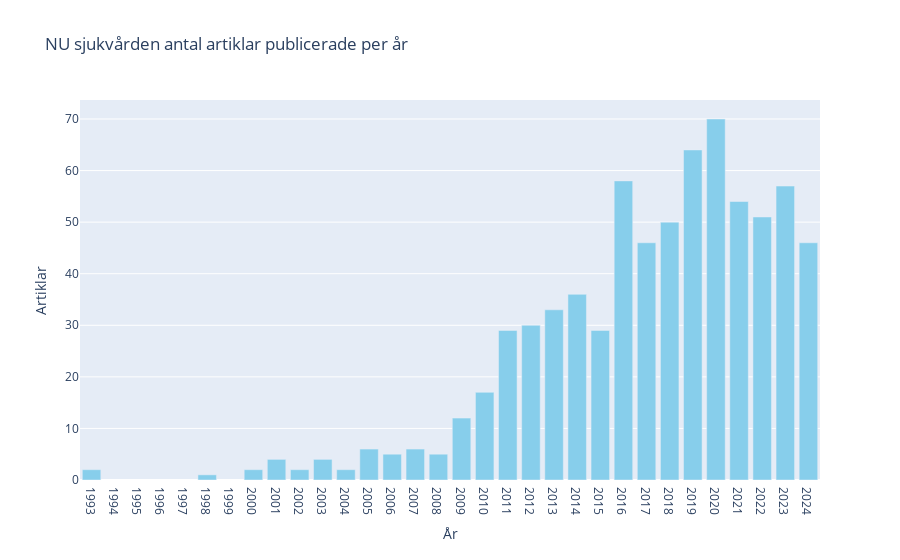

Source (notebook cell):
### Code cell
import pandas as pd
import plotly.express as px

# Count the number of articles per year
year_counts = df['publication_year'].value_counts().sort_index().reset_index()
year_counts.columns = ['publication_year', 'count']

# Create a bar chart using Plotly
fig = px.bar(
    year_counts, 
    x='publication_year', 
    y='count', 
    title='NU sjukvården antal artiklar publicerade per år',
    labels={'publication_year': 'Publication Year', 'count': 'Number of Articles'},
    color_discrete_sequence=['skyblue']
)

# Update layout for better appearance
fig.update_layout(
    xaxis=dict(tickmode='linear'),  # Ensure all years are shown on the x-axis
    xaxis_title='År',
    yaxis_title='Artiklar',
    bargap=0.2
)

fig.show()

### Figure 1 — Plotly figure (JSON) as saved in the notebook; plotly's stock layout.template omitted (floating-point values rounded to 4 significant figures)
{"data": [{"alignmentgroup": "True", "hovertemplate": "Publication Year=%{x}<br>Number of Articles=%{y}<extra></extra>", "legendgroup": "", "marker": {"color": "skyblue", "pattern": {"shape": ""}}, "name": "", "offsetgroup": "", "orientation": "v", "showlegend": false, "textposition": "auto", "type": "bar", "x": [1993, 1998, 2000, 2001, 2002, 2003, 2004, 2005, 2006, 2007, 2008, 2009, 2010, 2011, 2012, 2013, 2014, 2015, 2016, 2017, 2018, 2019, 2020, 2021, 2022, 2023, 2024], "xaxis": "x", "y": [2, 1, 2, 4, 2, 4, 2, 6, 5, 6, 5, 12, 17, 29, 30, 33, 36, 29, 58, 46, 50, 64, 70, 54, 51, 57, 46], "yaxis": "y"}], "layout": {"bargap": 0.2, "barmode": "relative", "legend": {"tracegroupgap": 0}, "title": {"text": "NU sjukvården antal artiklar publicerade per år"}, "xaxis": {"anchor": "y", "domain": [0, 1], "tickmode": "linear", "title": {"text": "År"}}, "yaxis": {"anchor": "x", "domain": [0, 1], "title": {"text": "Artiklar"}}}}
